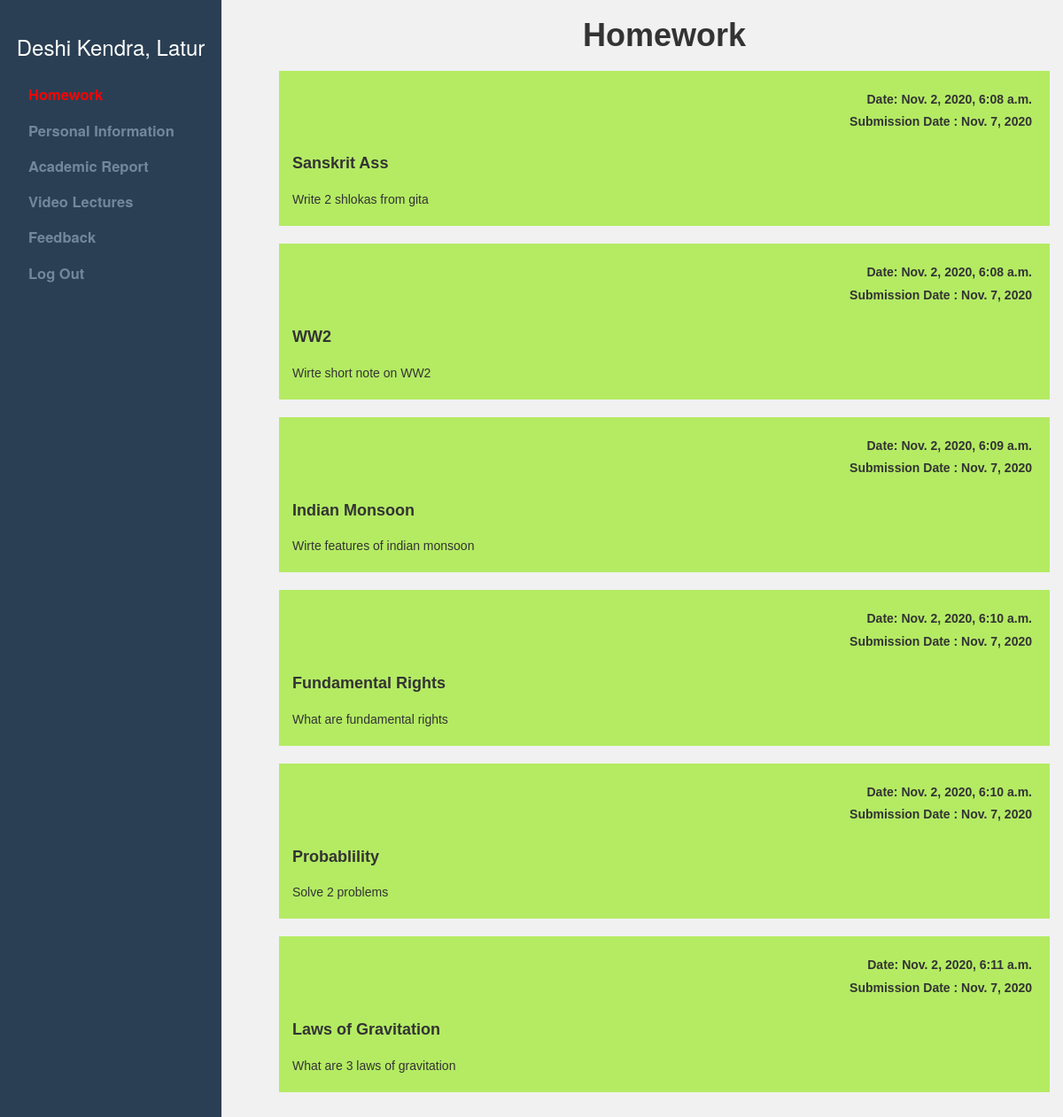
The page /mainsite/homework/ (signed in) on the database its author committed.
### mainsite/models.py (models this page shows, shortened)
class Homework(models.Model):
	YEAR_CHOICES = [
        (int(5), '5th'),
        (int(6), '6th'),
        (int(7), '7th'),
        (int(8), '8th'),
        (int(9), '9th'),
        (int(10), '10th'),
    ]
	DIV_CHOICES = [
        ('A', 'A'),
        ('B', 'B'),
        ('C', 'C'),
        ('D', 'D'),
        ('E', 'E'),
        ('F', 'F')
    ]
	assignment_no = models.IntegerField()
	standard = models.IntegerField(choices=YEAR_CHOICES,default=5)
	description = models.CharField(max_length=200)
	divison = models.CharField(max_length=1,choices=DIV_CHOICES,default='A')
	subject_id = models.ForeignKey(to=Subject, on_delete=models.CASCADE)
	date_added = models.DateTimeField(auto_now=True)
	submission_date = models.DateField()
	heading = models.CharField(max_length=50)

### mainsite/views.py (the view)
# urls.py: path('homework/', views.homework, name = 'homework'),
def homework(request):
	hw = Homework.objects.filter(standard=request.user.student.standard, divison=request.user.student.divison)
	param = {'homework' : hw}
	return render(request, 'mainsite/homework.html', param)

### mainsite/templates/mainsite/homework.html (shortened to what this page needs)
<!DOCTYPE html>
<html lang="en">
<head>
    <link rel="stylesheet" href="https://stackpath.bootstrapcdn.com/bootstrap/4.4.1/css/bootstrap.min.css"
>
    <link rel="stylesheet" href="https://maxcdn.bootstrapcdn.com/bootstrap/3.4.1/css/bootstrap.min.css">
</head>
<body style="background: #f1f1f1">
    <div class="container-fluid" style="margin-right:30px;">
        <div class="row" style="margin-bottom: 20px;">
            <div class="col-md-3">
                <div id="mySidenav" class="sidenav">
                    <div class="push">
						<h3 style="text-align: center;color: white; margin-top: -20px; margin-bottom: 20px;">Deshi
							Kendra, Latur</h3>
						<a id="Homework" href="{% url 'homework' %}" onclick=Homework()>Homework</a>
						<a id="personalInfo" href="{% url 'personalInfo' %}" onclick=personal_info()>Personal Information</a>
						<a id="academicReport" href="{% url 'academic' %}" onclick=academic_report()>Academic Report</a>
						<a id="videoLecture" href="{% url 'videolecture' %}" onclick=video_lecture()>Video Lectures</a>
                        <a id="feedback" href="{% url 'feedback' %}" onclick=feedback()>Feedback</a>
                        <a id="logout" href="{% url 'logout' %}" onclick=logout()>Log Out</a>
					</div>
                </div>
            </div>
            <div class="specialclass col-md-9">
                <center>
                    <h1 style="font-family: Arial, Helvetica, sans-serif;font-weight: bolder;">
                        Homework
                    </h1>
                </center>
                {% for i in homework %}
                <div class="rowh ">
                    <h3>
                    </h3>
                    <h5>
                        Date: {{i.date_added}}
                    </h5>
                    <h5>
                        Submission Date : {{i.submission_date}}
                    </h5>
                    <h4>
                        {{i.heading}}
                    </h4>
                    <p>
                        {{i.description}}
                    </p>
                </div>
                {% endfor %}
            </div>
        </div>
    </div>
</body>
</html>

### mainsite/templates/mainsite/homework.html (style rules this page uses)
body { font-family: "Lato", sans-serif; }
#mySidenav { box-sizing: border-box; font-weight: 400; color: #73879C; -webkit-tap-highlight-color: rgba(0, 0, 0, 0); line-height: 1.471; font-size: 13px; font-family: "Helvetica Neue", Roboto, Arial, "Droid Sans", sans-serif; background: #2A3F54; }
.sidenav a { color: #73879C; }
.sidenav { height: 100%; width: 0; position: fixed; z-index: 1; top: 0; left: 0; overflow-x: hidden; transition: 0.5s; padding-top: 60px; }
.sidenav a { padding: 8px 8px 8px 32px; text-decoration: none; font-size: 25px; display: block; transition: 0.3s; }
.push a { font-size: 1.65rem; font-weight: bold; }
.specialclass { font-weight: bold; }
.specialclass p { margin-top: 20px; }
.rowh { background-color: rgb(180, 235, 99); }
.rowh h3 { font-family: Arial, Helvetica, sans-serif; font-weight: bold; padding-left: 20px; padding-top: 15px; text-align: left; }
.rowh h5 { font-family: Arial, Helvetica, sans-serif; font-weight: bold; padding-right: 20px; text-align: right; }
.rowh h4 { font-family: Arial, Helvetica, sans-serif; font-weight: bold; padding-left: 15px; padding-top: 20px; padding-bottom: 0px; padding-right: 10%; }
.rowh p { font-family: Arial, Helvetica, sans-serif; font-weight: normal; padding-left: 15px; padding-top: 0px; padding-bottom: 20px; padding-right: 20%; }

### rows shown on the page
Homework: date_added "Nov. 2, 2020, 6:08 a.m.", submission_date "Nov. 7, 2020", heading "Sanskrit Ass", description "Write 2 shlokas from gita"
Homework: date_added "Nov. 2, 2020, 6:08 a.m.", submission_date "Nov. 7, 2020", heading "WW2", description "Wirte short note on WW2"
Homework: date_added "Nov. 2, 2020, 6:09 a.m.", submission_date "Nov. 7, 2020", heading "Indian Monsoon", description "Wirte features of indian monsoon"
Homework: date_added "Nov. 2, 2020, 6:10 a.m.", submission_date "Nov. 7, 2020", heading "Fundamental Rights", description "What are fundamental rights"
Homework: date_added "Nov. 2, 2020, 6:10 a.m.", submission_date "Nov. 7, 2020", heading "Probablility", description "Solve 2 problems"
Homework: date_added "Nov. 2, 2020, 6:11 a.m.", submission_date "Nov. 7, 2020", heading "Laws of Gravitation", description "What are 3 laws of gravitation"
